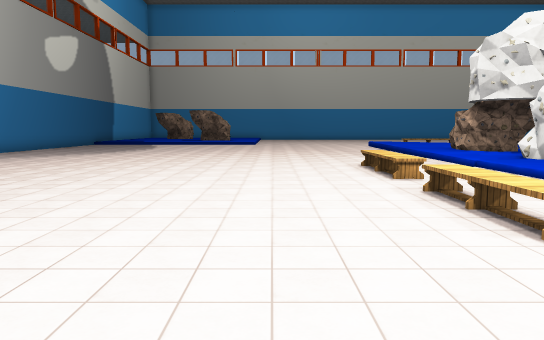
[1] (above)

24 first-person views from a walk through a scene from a Unity 3-D project. The camera is 1.5 m above the floor, tilts 6° down and sees 70° across. The floor is counted in squares, 2 m on a side. Each view is taken from the middle of a square. On the plan, view 1 faces up. The plan holds only what a view shows up to about 12 squares ahead; the rest is blank. The place goes on beyond the plan. The player character is not drawn. Some animated figures are not drawn. Some surface patterns are stand-ins.

[2]
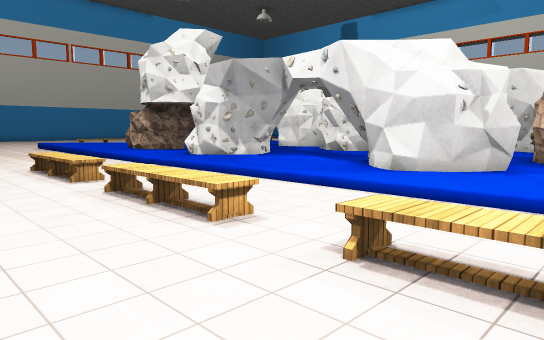

[3]
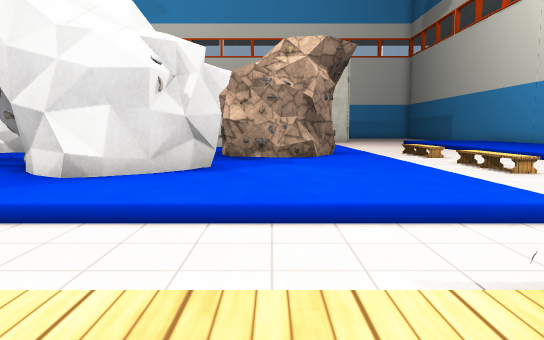

[4]
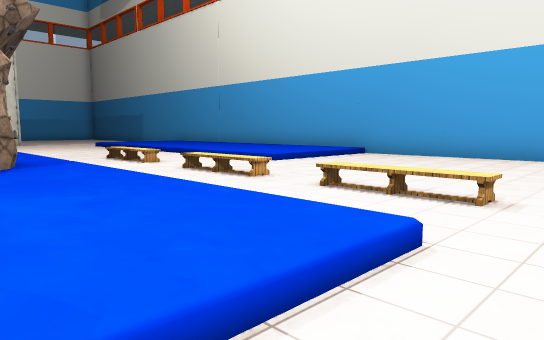

[5]
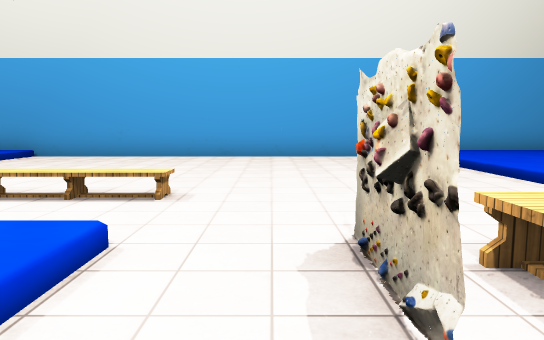

[6]
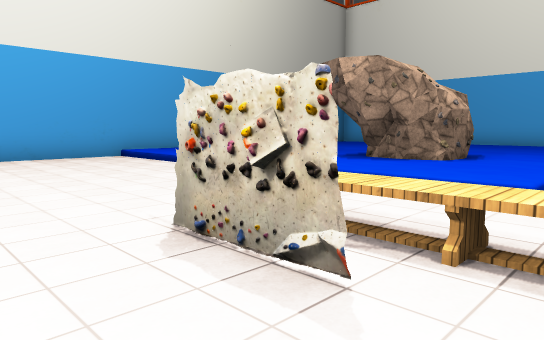

[7]
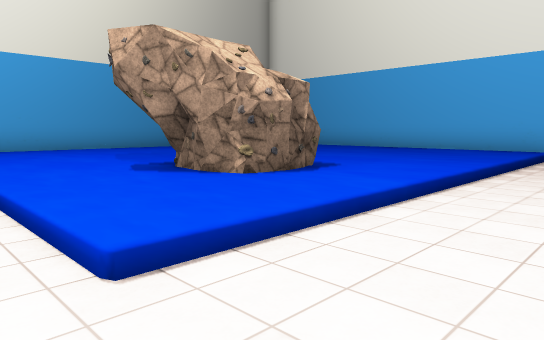

[8]
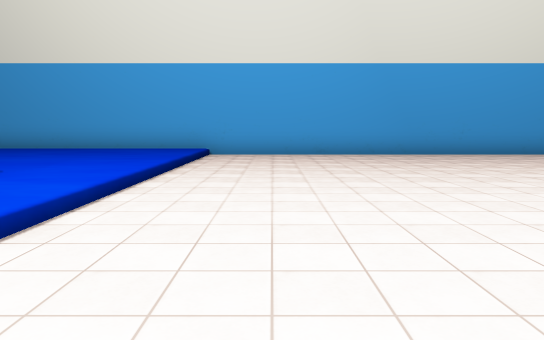

[9]
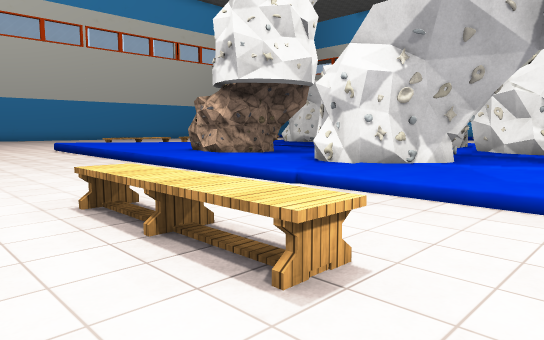

[10]
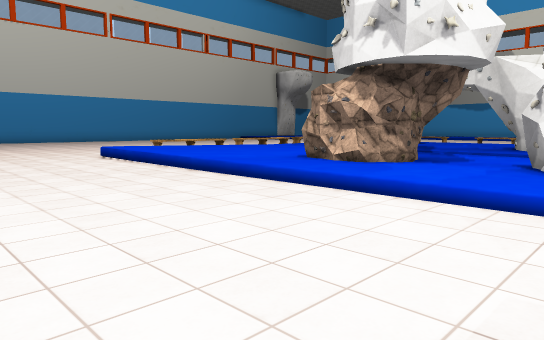

[11]
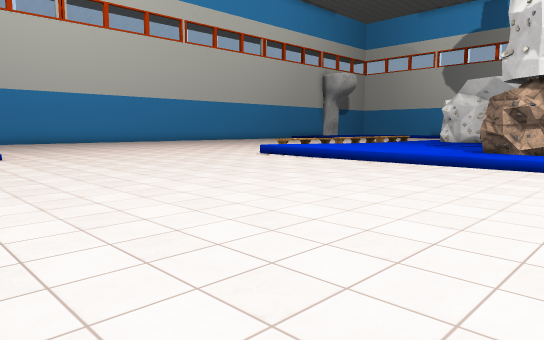

[12]
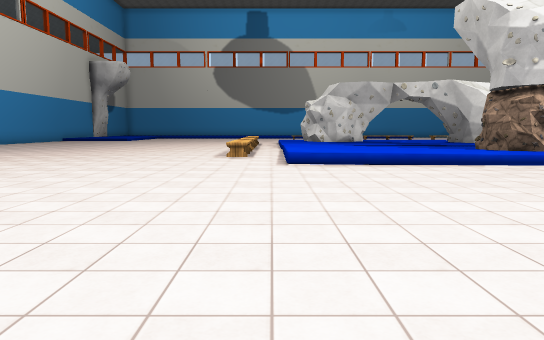

[13]
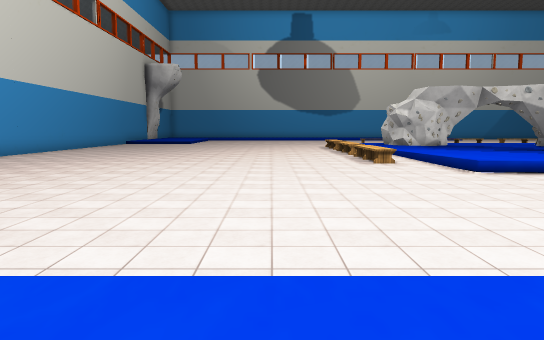

[14]
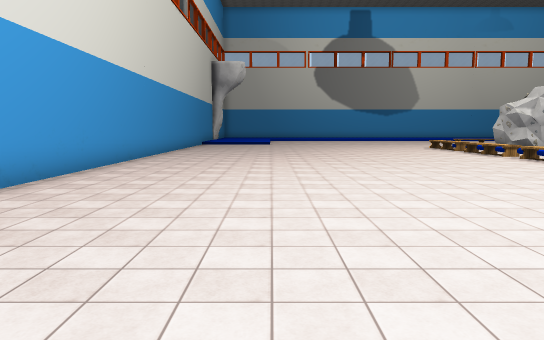

[15]
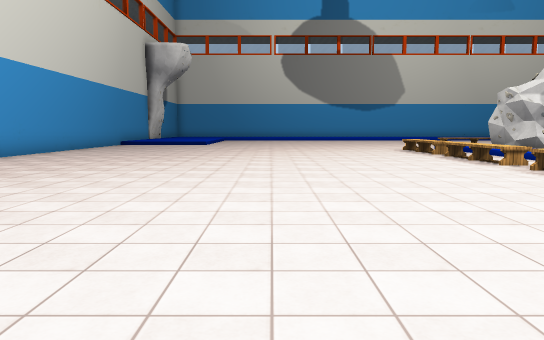

[16]
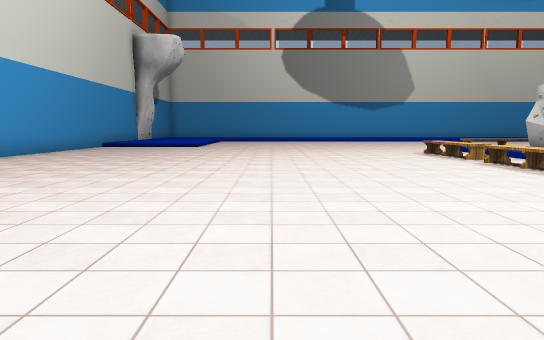

[17]
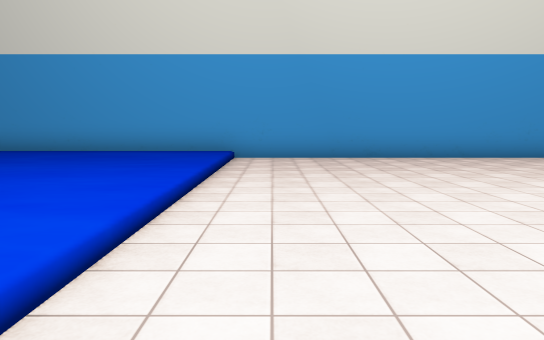

[18]
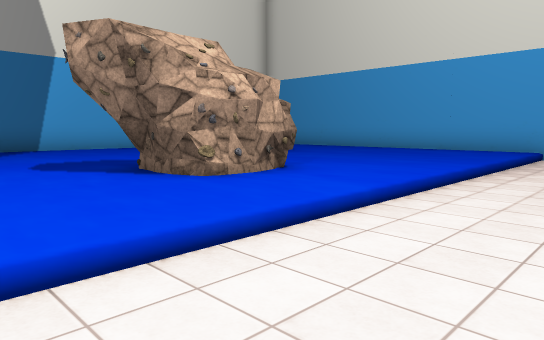

[19]
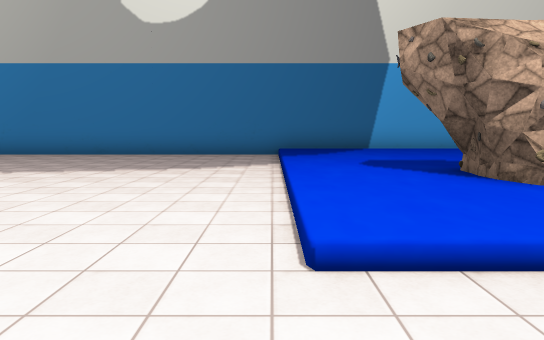

[20]
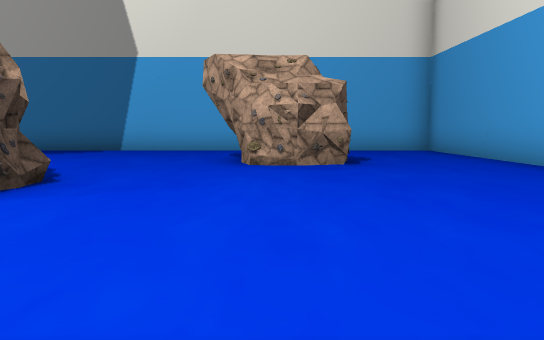

[21]
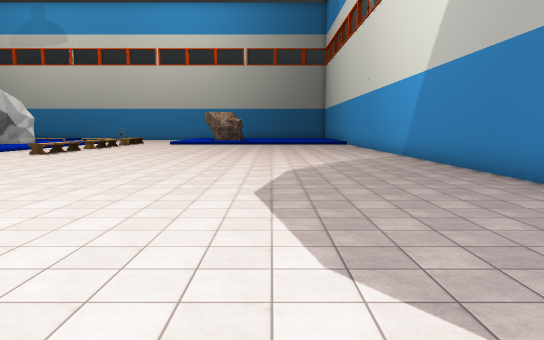

[22]
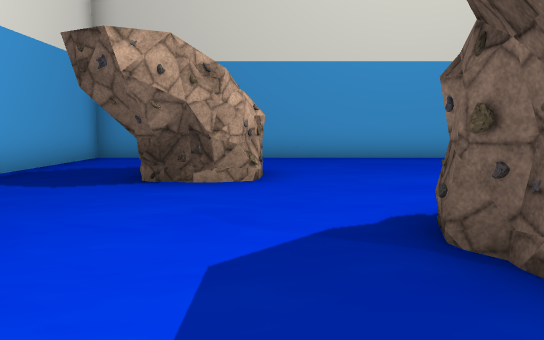

[23]
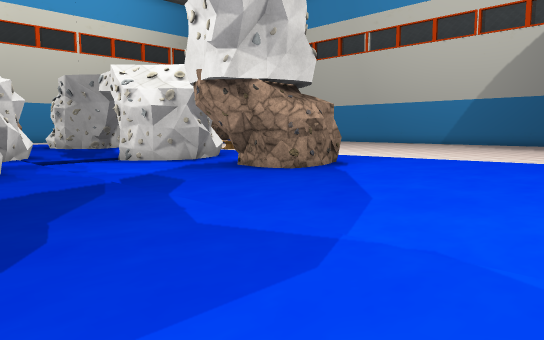

[24]
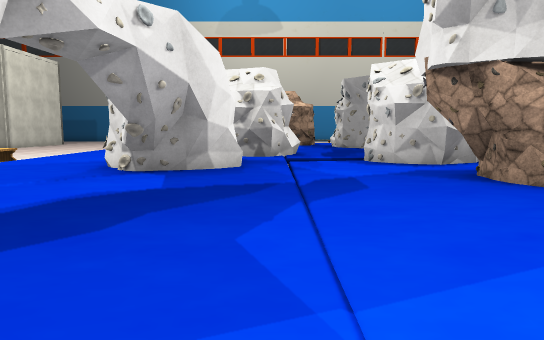

### Floor plan
Key: @ floor where view 1 was taken; # wall or solid block; . main floor; : floor 0.25 m higher than the main floor; + floor 0.5 m higher than the main floor; / step, stairs or slope; = window, fence, low wall or low ledge; O other object.
Columns run from 11 left of view 1 to 17 right of it. Each row starts with its distance up from view 1.
 35 ######################  #####
 34 #:::::::::/...........  .....
 33 #:::::::::/..................
 32 #:::::::::/..................
 31 #:: OO::::/..................
 30 #::OO:::::/..................
 29 #::O::::::/..................
 28 #:::::::::/..................
 27 #:::::OOO:/..................
 26 #::::::OO:/..................
 25 #::::::O::/..................
 24 #:::::::::/..................
 23 #//////////..................
 22 #..................OOOOOO.OOO
 21 #...............=....  ....
 20 #.............../++:: ::::
 19 #.............../++:::::::##
 18 #.............../+::::::::
 17 #.............../:::::::::
 16 #.............../::::::::::
 15 #.............../:OO::::::::
 14 #.............../:O O:::::::
 13 #.............../::O::.::#:::
 12 #.............../:::::.:###::
 11 #  ............./:###..: # ::
 10 #.  ..........O./:###..::  ::
  9 #..  .........O./:###::##
  8 #.............O./::::::#
  7 #.............O./::::::#
  6 #.............O./:::::
  5 #.............O./::#:
  4 #.............O./:##
  3 #.............O./:##
  2 #.............../::#:OO
  1 #.............O./::::OO
  0 #//////////@..O./::::OOOO
 -1 #:::::::::::..O./:::::::::
 -2 #::::::OO:::.................
 -3 #:::::: OO::....OOO.OO.OOO...
 -4 #:::::  ::::................
 -5 #:::  ::::::..............
 -6 #     ::::::..........::::
 -7        :::::..........::::
 -8       ::::::..........::
 -9       ::::::..........:
-10        #################

Positions as (right, up) in squares from view 1, and headings:
1: (0, 0), facing up
2: (0, 0), facing up-right
3: (2, 1), facing right
4: (4, 1), facing down-right
5: (4, 1), facing down
6: (5, 1), facing down-left
7: (1, 2), facing down-left
8: (1, 2), facing left
9: (1, 6), facing up-right
10: (1, 10), facing up-right
11: (-3, 12), facing up-right
12: (-3, 21), facing right
13: (-3, 25), facing right
14: (-2, 30), facing right
15: (3, 27), facing right
16: (5, 27), facing right
17: (0, 24), facing up
18: (1, 23), facing up-left
19: (1, 23), facing left
20: (0, 30), facing left
21: (-6, 24), facing down
22: (-6, 24), facing up
23: (14, 20), facing down-left
24: (12, 20), facing down
